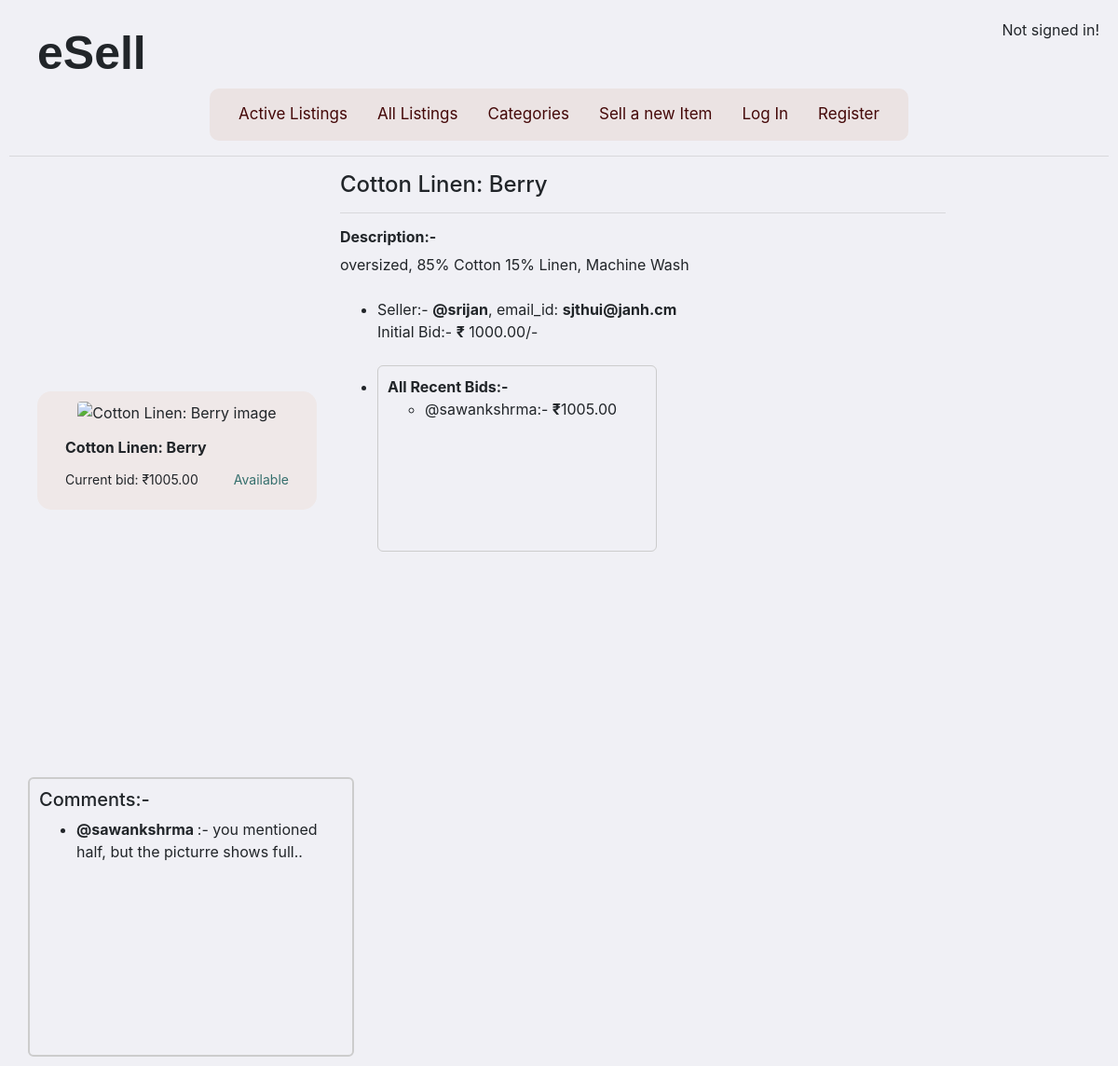
/2, run on the app's committed database.
### auctions/models.py (models this page shows, shortened)
class Listing(models.Model):
    CATEGORY_CHOICES = [
        ('FN', 'Fashion'),
        ('TY', 'Toys'),
        ('EL', 'Electronics'),
        ('HM', 'Home'),
    ]
    title = models.CharField(max_length=100)
    description = models.TextField(max_length=500)
    starting_bid = models.DecimalField(max_digits=10, decimal_places=2)
    current_bid = models.DecimalField(max_digits=10, decimal_places=2, null=True, blank=True)
    image_url = models.URLField(blank=True, null=True)
    category = models.CharField(max_length=2, choices=CATEGORY_CHOICES, default='HM')
    is_active = models.BooleanField(default=True)
    created_at = models.DateTimeField(auto_now_add=True)
    owner = models.ForeignKey(User, on_delete=models.CASCADE, related_name="listings")
    winner = models.ForeignKey(User, on_delete=models.SET_NULL, null=True, blank=True, related_name='won_auctions')

class User(AbstractUser):
    watchlist = models.ManyToManyField('Listing', blank=True, related_name="watched_by") #remember

class Bid(models.Model):
    amount = models.DecimalField(max_digits=10, decimal_places=2)
    listing = models.ForeignKey(Listing, on_delete=models.CASCADE, related_name='bids')
    user = models.ForeignKey(User, on_delete=models.CASCADE, related_name='bids')
    created_at = models.DateTimeField(auto_now_add=True)

class Comment(models.Model):
    text = models.TextField(max_length=300)
    user = models.ForeignKey(User, on_delete=models.CASCADE, related_name='comments')
    listing = models.ForeignKey(Listing, on_delete=models.CASCADE, related_name='comments')

### auctions/views.py (the view)
# urls.py: path("<int:product_id>", views.product, name="product")
def product(request, product_id):
    try:
        product = Listing.objects.get(id=product_id)
    except Listing.DoesNotExist:
        raise Http404("Flight not found.")
    return render(request, "auctions/product.html", {
        "listing": product,
        "comments": product.comments.all(),
        "bids": product.bids.all(),
    })

### auctions/templates/auctions/product.html (shortened to what this page needs)
{% extends "auctions/layout.html" %}
{% block body %}
<div class = "product-wrap" style="
/* background-color: pink; */
 ">
        <div class="cards_wrapper" style="justify-content: flex-start;
         /* background-color: green; */
         width :325px;">
            <div class = "cards_container" style = "margin-left:30px;">
               <div class="image-wrapper">
                    {% if listing.image_url %}
                        <img src="{{ listing.image_url|safe }}" alt="{{ listing.title }} image" style="border: 1px solid transparent; border-radius: 5px;">
                    {% else %}
                        <div class="no-image">No image available</div>
                    {% endif %}
                </div>
                 <div class="card-footer">
                    <p class="card-title"><strong>{{ listing.title }}</strong></p>
                    <div class="card-meta">
                        {% if listing.is_active %} <span class="bid">Current bid: ₹{{ listing.current_bid }}</span>
                        <span class="availability {% if is_active %}not-available{% else %}available{% endif %}">
                            Available{% else %}Sold Out @ ₹{{ listing.current_bid }}{% endif %}
                            </span>
                    </div>
                </div>
            </div>
        </div>
        <div class = "product-info" style="
        /* background-color: rgb(78, 51, 124); */
         height:600px; width:680px !important;">
            <div class = "product-intro" style="
                /* background-color: red; */
                 height:40px; margin-left:30px; " >
                    <h4>{{listing.title}}</h4>
                    <hr>
                    <h6><strong>Description:-</strong></h6>
                    {{listing.description}}
                    <ul><br>
                        <li>
                           Seller:- <strong>@{{listing.owner.username}}</strong>, email_id: <strong>{{listing.owner.email}} </strong>
                        <br> Initial Bid:- <strong>₹</strong> {{listing.starting_bid}}/-
                        </li><br>
                        <li>
                            <div  class = "all-bids" style="
                                height: 200px;
                                width: 300px;
                                overflow-y: auto;
                                border: 1px solid #ccc;
                                border-radius: 6px;
                                padding: 10px;
                                background-color: transparent;
                            ">
                                <strong>All Recent Bids:-</strong>
                                <ul>
                                    {% for bid in bids %}
                                    <li>@{{ bid.user.username }}:- <strong>₹</strong>{{bid.amount}}</li>
                                    {% empty %}
                                    <li>No bids made yet.</li>
                                    {%endfor%}
                                </ul>
                            </div>
                        </li>
                    </ul>
            </div>
        </div>
        <div class = "comment-wrap" style="
            margin-left: 20px
            ;
        ">
            <div style = "height: 50px;"  ></div>
            <div  class = "comments" style="
                height: 300px;
                width: 350px;
                overflow-y: auto;
                border: 2px solid #ccc;
                border-radius: 6px;
                padding: 10px;
                background-color: transparent;
            ">
                <h5>Comments:-</h5>
                <ul>
                    {% for comment in comments %}
                    <li><strong>@{{ comment.user.username }} </strong>:- {{comment.text}}</li>
                    {% empty %}
                    <li>No comments yet.</li>
                    {%endfor%}
                </ul>
            </div>
        </div>
</div>
{% endblock %}

### auctions/templates/auctions/layout.html (shortened to what this page needs)
{% load static %}
<!DOCTYPE html>
<html lang="en">
    <head>
         <link rel="stylesheet" href="https://stackpath.bootstrapcdn.com/bootstrap/4.4.1/css/bootstrap.min.css">
        <link href="{% static 'auctions/styles.css' %}" rel="stylesheet">
    </head>
    <body>
         <div class = "title_block">
            <a href = "{% url 'index' %}"><div id = "logo"> <strong> eSell</strong></div>
            </a>
               <div class = "login_status">
                {% if user.is_authenticated %}
                    Signed in as_  <strong>{{  user.username }}</strong>.
                {% else %}
                    Not signed in!
                {% endif %}
        </div>
        </div>
        <div class = "extras-wrapper">
               <div class = "extras_1">
        <div class = "extras">
            <ul class="nav">
                <li class="nav-item">
                    <a class="nav-link" href="{% url 'index' %}">Active Listings</a>
                </li>
                <li class="nav-item">
                    <a class="nav-link" href="{% url 'all' %}">All Listings</a>
                </li>
                 <li class="nav-item">
                    <a class="nav-link" href="{% url 'index' %}">Categories</a>
                </li>
                <li class="nav-item">
                        <a class="nav-link" href="{% url 'newlisting' %}">Sell a new Item</a>
                    </li>
            {% if user.is_authenticated %}
            <li class="nav-item">
                        <a class="nav-link" href="{% url 'logout' %}">My Watch List</a>
                    </li>
                    <li class="nav-item">
                        <a class="nav-link" href="{% url 'logout' %}">Log Out</a>
                    </li>
                {% else %}
                    <li class="nav-item">
                        <a class="nav-link" href="{% url 'login' %}">Log In</a>
                    </li>
                <li class="nav-item">
                        <a class="nav-link" href="{% url 'register' %}">Register</a>
                    </li>
                {% endif %}
            </ul>
        </div>
        </div>
        </div>
        <hr>
        {% block body %}
        {% endblock %}
    </body>
</html>

### auctions/static/auctions/styles.css (style rules this page uses)
body { background-color: #f0f0f5; padding: 10px; }
a { color: inherit; text-decoration: none; }
#logo { font-family: 'Montserrat', sans-serif; margin: 0 0 0 30px; font-size: 50px; }
.nav-link { color: rgb(68, 8, 8); }
.login-wrapper, .register-page, .cards_wrapper { display: flex; flex-wrap: wrap; justify-content: center; align-items: center; }
.product-wrap { display: flex; flex-wrap: wrap; }
.login-container, .register-container, .cards_container { width: 100%; max-width: 400px; min-width: 300px; }
.cards_container { width:320px; background-color: #efe8e8; border-radius: 15px; margin: 8px; height: auto; display: flex; flex-direction: column; justify-content: space-between; padding: 10px; box-sizing: border-box; overflow: hidden; }
.login_status { display: flex; justify-content: right; margin-right: 10px; }
.extras-wrapper { display: flex; justify-content: center; width : 100% }
.extras_1 { display: inline-flex; justify-content: center; background-color: #ebe3e3; padding: 7px 15px; border-radius: 10px; font-size: 17px; }
.title_block { padding-top:10px; display: flex; justify-content: space-between; height: auto; }
.image-wrapper { height: 80%; flex-shrink: 0; display: flex; align-items: center; justify-content: center; }
.image-wrapper img { max-height: 100%; max-width: 100%; object-fit: contain; }
.card-footer { background-color: transparent; border: none; height: 45%; display: flexbox; flex-direction: column; }
.card-meta { display: flex; justify-content: space-between; font-size: 14px; }
.available { color: rgb(53, 111, 109); }

### data on the page
Listing: title "Cotton Linen: Berry", current_bid "1005.00", description "oversized, 85% Cotton 15% Linen, Machine Wash", owner.username "srijan", owner.email "sjthui@janh.cm", starting_bid "1000.00"
Bid: user.username "sawankshrma", amount "1005.00"
Comment: user.username "sawankshrma", text "you mentioned half, but the picturre shows full.."
